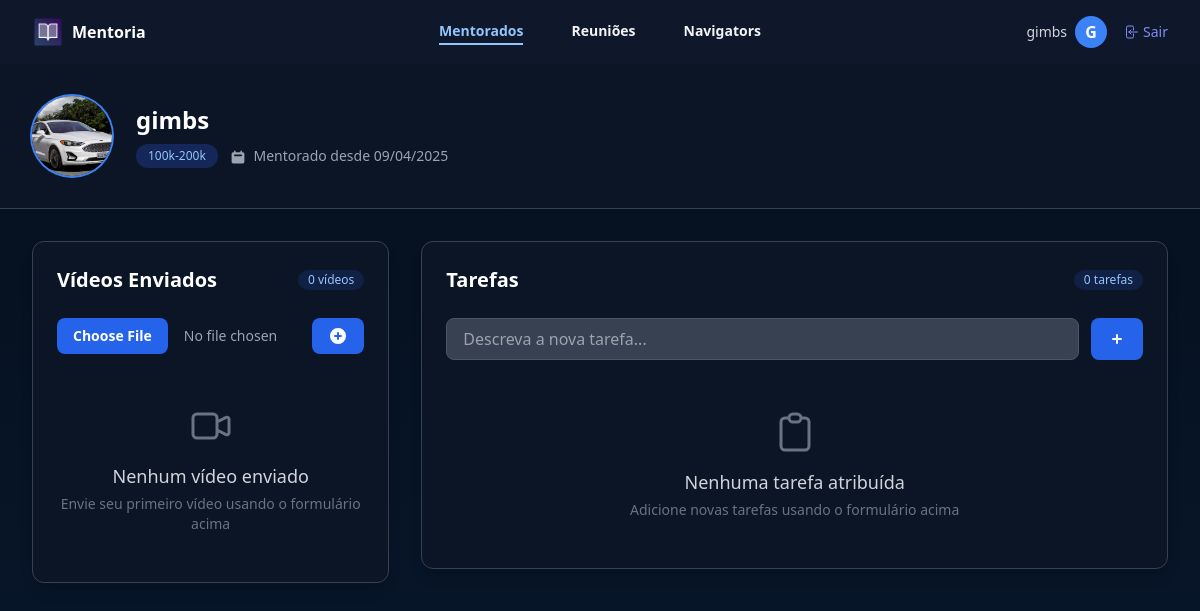
Page /mentorados/tarefas/5/ (signed in) on the committed database.
### mentorados/models.py (models this page shows, shortened)
class Mentorados(models.Model):
    estagios = [
        ('E1', '10k-50k'),
        ('E2', '50k-100k'),
        ('E3', '100k-200k'),
        ('E4', '200k-500k'),
        ('E5', '500k-1M'),
    ]
    nome = models.CharField(max_length=255)
    email = models.EmailField(max_length=255)
    telefone = models.CharField(max_length=255, null=True, blank=True)
    estagio = models.CharField(max_length=3, choices=estagios)
    foto = models.ImageField(upload_to='fotos', null=True, blank=True)
    navigator = models.ForeignKey(Navigators, null=True, blank=True, on_delete=models.CASCADE)
    user = models.ForeignKey(User, on_delete=models.CASCADE)
    criado_em = models.DateTimeField(auto_now_add=True)
    token = models.CharField(max_length=16)
    def __str__(self):
        return self.nome

### mentorados/views.py (the view, shortened to what this page needs)
# urls.py: path('tarefas/<int:id>/', views.tarefas, name='tarefas'),
@login_required
def tarefas(request, id):
    mentorado = Mentorados.objects.get(id=id)
    if mentorado.user != request.user:
        raise Http404()
    if request.method == 'GET':
        tarefas = Tarefas.objects.filter(mentorado=mentorado)
        videos = Upload.objects.filter(mentorado=mentorado)
        return render(request, 'tarefas.html', {'mentorado': mentorado, 'tarefas': tarefas, 'videos': videos})

### mentorados/templates/tarefas.html (shortened to what this page needs)
{% extends "base.html" %}
{% load static %}
{% block 'body' %}
<header class="bg-slate-900 shadow-sm">
  <nav class="flex items-center justify-between p-4 lg:px-8" aria-label="Global">
    <div class="flex lg:flex-1">
      <a href="{% url 'home' %}" class="-m-1.5 p-1.5 flex items-center">
        <img class="h-8 w-auto mr-2" src="{% static 'logo.png' %}" alt="">
        <span class="text-white font-bold">Mentoria</span>
      </a>
    </div>
    <div class="hidden lg:flex lg:gap-x-12">
      <a href="{% url 'mentorados'%}" class="text-sm/6 font-semibold text-blue-300 border-b-2 border-blue-300">Mentorados</a>
      <a href="{% url 'reunioes'%}" class="text-sm/6 font-semibold text-gray-100 hover:text-blue-300 transition-colors">Reuniões</a>
      <a href="{% url 'navigators'%}" class="text-sm/6 font-semibold text-gray-100 hover:text-blue-300 transition-colors">Navigators</a>
    </div>
    {% if request.user.is_authenticated %}
    <div class="hidden lg:flex lg:flex-1 lg:justify-end">
      <div class="flex items-center">
        <span class="text-sm text-gray-300 mr-2">{{ request.user.username }}</span>
        <div class="w-8 h-8 rounded-full bg-blue-500 flex items-center justify-center text-white font-bold">
          {{ request.user.username|first|upper }}
        </div>
        <a href="{% url 'logout' %}" class="text-sm text-indigo-400 hover:text-indigo-300 flex items-center gap-1 ml-4">
          <svg class="size-4" fill="none" viewBox="0 0 24 24" stroke-width="1.5" stroke="currentColor">
            <path stroke-linecap="round" stroke-linejoin="round" d="M15.75 9V5.25A2.25 2.25 0 0013.5 3h-6a2.25 2.25 0 00-2.25 2.25v13.5A2.25 2.25 0 007.5 21h6a2.25 2.25 0 002.25-2.25V15M12 9l-3 3m0 0l3 3m-3-3h12.75" />
          </svg>
          Sair
        </a>
      </div>
    </div>
    {% endif %}
  </nav>
</header>
<main class="bg-gradient-to-b from-[#05101d] to-[#0a1a33] min-h-screen">
  <div class="bg-[#0b1526] border-b border-gray-700">
    <div class="max-w-7xl mx-auto px-4 sm:px-6 lg:px-8 py-8">
      <div class="flex flex-col sm:flex-row items-start sm:items-center gap-6">
        <div class="flex-shrink-0">
          {% if mentorado.foto %}
          <img class="h-20 w-20 rounded-full object-cover ring-2 ring-blue-500" src="{{mentorado.foto.url}}" alt="{{mentorado}}">
          {% else %}
          <div class="h-20 w-20 rounded-full bg-blue-600 flex items-center justify-center text-white text-2xl font-bold ring-2 ring-blue-400">
            {{ mentorado.nome|first|upper }}
          </div>
          {% endif %}
        </div>
        <div>
          <h1 class="text-2xl font-bold text-white">{{ mentorado }}</h1>
          <div class="mt-2 flex flex-wrap items-center gap-3">
            <span class="inline-flex items-center px-3 py-1 rounded-full text-xs font-medium bg-blue-900/50 text-blue-300">
              {{ mentorado.get_estagio_display }}
            </span>
            <span class="text-sm text-gray-400">
              <svg xmlns="http://www.w3.org/2000/svg" class="h-4 w-4 inline mr-1" viewBox="0 0 20 20" fill="currentColor">
                <path fill-rule="evenodd" d="M6 2a1 1 0 00-1 1v1H4a2 2 0 00-2 2v10a2 2 0 002 2h12a2 2 0 002-2V6a2 2 0 00-2-2h-1V3a1 1 0 10-2 0v1H7V3a1 1 0 00-1-1zm0 5a1 1 0 000 2h8a1 1 0 100-2H6z" clip-rule="evenodd" />
              </svg>
              Mentorado desde {{ mentorado.criado_em|date:"d/m/Y" }}
            </span>
          </div>
        </div>
      </div>
    </div>
  </div>
  <div class="max-w-7xl mx-auto px-4 sm:px-6 lg:px-8 py-8">
    <div class="grid grid-cols-1 lg:grid-cols-3 gap-8">
      <div class="lg:col-span-1">
        <div class="bg-[#0b1526] rounded-xl shadow-lg border border-gray-700 p-6">
          <div class="flex items-center justify-between mb-6">
            <h2 class="text-xl font-bold text-white">Vídeos Enviados</h2>
            <span class="bg-blue-900/30 text-blue-300 text-xs font-medium px-2.5 py-0.5 rounded-full">
              {{ videos.count }} vídeo{{ videos.count|pluralize }}
            </span>
          </div>
          <form action="{% url 'upload' mentorado.id %}" method="POST" enctype='multipart/form-data' class="mb-6">
            <div class="flex gap-3">
              <div class="flex-1">
                <input type="file" name="video" id="video-upload" required
                       class="block w-full text-sm text-gray-400 file:mr-4 file:py-2 file:px-4 file:rounded-lg file:border-0 file:text-sm file:font-semibold file:bg-blue-600 file:text-white hover:file:bg-blue-700">
              </div>
              <button type="submit"
                      class="bg-blue-600 hover:bg-blue-700 text-white font-medium py-2 px-4 rounded-lg transition-colors flex items-center justify-center">
                <svg xmlns="http://www.w3.org/2000/svg" class="h-5 w-5" viewBox="0 0 20 20" fill="currentColor">
                  <path fill-rule="evenodd" d="M10 18a8 8 0 100-16 8 8 0 000 16zm1-11a1 1 0 10-2 0v2H7a1 1 0 100 2h2v2a1 1 0 102 0v-2h2a1 1 0 100-2h-2V7z" clip-rule="evenodd" />
                </svg>
              </button>
            </div>
          </form>
          {% if videos %}
          <div class="space-y-3">
            {% for video in videos %}
            <div class="flex items-center justify-between p-3 bg-gray-800/50 rounded-lg border border-gray-700 hover:bg-gray-700/30 transition-colors">
              <div class="flex items-center gap-3">
                <svg xmlns="http://www.w3.org/2000/svg" viewBox="0 0 24 24" fill="currentColor" class="h-5 w-5 text-blue-400 flex-shrink-0">
                  <path d="M4.5 4.5a3 3 0 0 0-3 3v9a3 3 0 0 0 3 3h8.25a3 3 0 0 0 3-3v-9a3 3 0 0 0-3-3H4.5ZM19.94 18.75l-2.69-2.69V7.94l2.69-2.69c.944-.945 2.56-.276 2.56 1.06v11.38c0 1.336-1.616 2.005-2.56 1.06Z" />
                </svg>
                <div>
                  <a href="{{video.video.url}}" class="text-sm font-medium text-blue-400 hover:text-blue-300" target="_blank">
                    Vídeo {{ forloop.counter }}
                  </a>
                  <p class="text-xs text-gray-400 mt-1">
                    Enviado em {{video.data_upload|date:"d/m/Y H:i"}}
                  </p>
                </div>
              </div>
              <button onclick="confirmarExclusao({{video.id}})" class="text-red-400 hover:text-red-300 transition-colors">
                <svg xmlns="http://www.w3.org/2000/svg" fill="none" viewBox="0 0 24 24" stroke-width="1.5" stroke="currentColor" class="w-5 h-5">
                  <path stroke-linecap="round" stroke-linejoin="round" d="m14.74 9-.346 9m-4.788 0L9.26 9m9.968-3.21c.342.052.682.107 1.022.166m-1.022-.165L18.16 19.673a2.25 2.25 0 0 1-2.244 2.077H8.084a2.25 2.25 0 0 1-2.244-2.077L4.772 5.79m14.456 0a48.108 48.108 0 0 0-3.478-.397m-12 .562c.34-.059.68-.114 1.022-.165m0 0a48.11 48.11 0 0 1 3.478-.397m7.5 0v-.916c0-1.18-.91-2.164-2.09-2.201a51.964 51.964 0 0 0-3.32 0c-1.18.037-2.09 1.022-2.09 2.201v.916m7.5 0a48.667 48.667 0 0 0-7.5 0" />
                </svg>
              </button>
            </div>
            {% endfor %}
          </div>
          {% else %}
          <div class="text-center py-6">
            <h3 class="text-lg font-medium text-gray-300">Nenhum vídeo enviado</h3>
            <p class="mt-1 text-sm text-gray-500">Envie seu primeiro vídeo usando o formulário acima</p>
          </div>
          {% endif %}
        </div>
      </div>
      <div class="lg:col-span-2">
        <div class="bg-[#0b1526] rounded-xl shadow-lg border border-gray-700 p-6">
          <div class="flex items-center justify-between mb-6">
            <h2 class="text-xl font-bold text-white">Tarefas</h2>
            <span class="bg-blue-900/30 text-blue-300 text-xs font-medium px-2.5 py-0.5 rounded-full">
              {{ tarefas.count }} tarefa{{ tarefas.count|pluralize }}
            </span>
          </div>
          <form action="{% url 'tarefas' mentorado.id %}" method="POST" class="mb-6">
            <div class="flex gap-3">
              <div class="flex-1">
                <input type="text" name="tarefa" required
                       class="block w-full bg-gray-700 border border-gray-600 rounded-lg px-4 py-2 text-white placeholder-gray-400 focus:ring-2 focus:ring-blue-500 focus:border-blue-500"
                       placeholder="Descreva a nova tarefa...">
              </div>
              <button type="submit"
                      class="bg-blue-600 hover:bg-blue-700 text-white font-medium py-2 px-4 rounded-lg transition-colors flex items-center justify-center">
                <svg xmlns="http://www.w3.org/2000/svg" class="h-5 w-5" viewBox="0 0 20 20" fill="currentColor">
                  <path fill-rule="evenodd" d="M10 5a1 1 0 011 1v3h3a1 1 0 110 2h-3v3a1 1 0 11-2 0v-3H6a1 1 0 110-2h3V6a1 1 0 011-1z" clip-rule="evenodd" />
                </svg>
              </button>
            </div>
          </form>
          {% if tarefas %}
          <div class="space-y-3">
            {% for tarefa in tarefas %}
            <div class="flex items-center p-3 bg-gray-800/50 rounded-lg border border-gray-700 hover:bg-gray-700/30 transition-colors">
              <input id="tarefa-{{tarefa.id}}"
                     type="checkbox"
                     class="w-4 h-4 text-blue-600 rounded bg-gray-700 border-gray-600 focus:ring-blue-500 focus:ring-2"
                     {% if tarefa.realizada %} checked {% endif %}>
              <label for="tarefa-{{tarefa.id}}" class="ms-3 flex-1">
                <span class="block text-sm font-medium text-white {% if tarefa.realizada %}line-through text-gray-400{% endif %}">
                  {{tarefa.tarefa}}
                </span>
                {% if tarefa.realizada %}
                <span class="block text-xs text-gray-500 mt-1">
                  Concluída em {{tarefa.data_conclusao|date:"d/m/Y H:i"|default:"-"}}
                </span>
                {% endif %}
              </label>
            </div>
            {% endfor %}
          </div>
          {% else %}
          <div class="text-center py-6">
            <h3 class="text-lg font-medium text-gray-300">Nenhuma tarefa atribuída</h3>
            <p class="mt-1 text-sm text-gray-500">Adicione novas tarefas usando o formulário acima</p>
          </div>
          {% endif %}
        </div>
      </div>
    </div>
  </div>
</main>
{% endblock %}

### rows in the picture
Mentorados: foto (picture), nome "gimbs", estagio "100k-200k", criado_em "09/04/2025"

### other values in the picture
{{ request.user.username }} "gimbs"
{{ request.user.username|first|upper }} "G"
{{ videos.count }} "0"
{{ tarefas.count }} "0"
